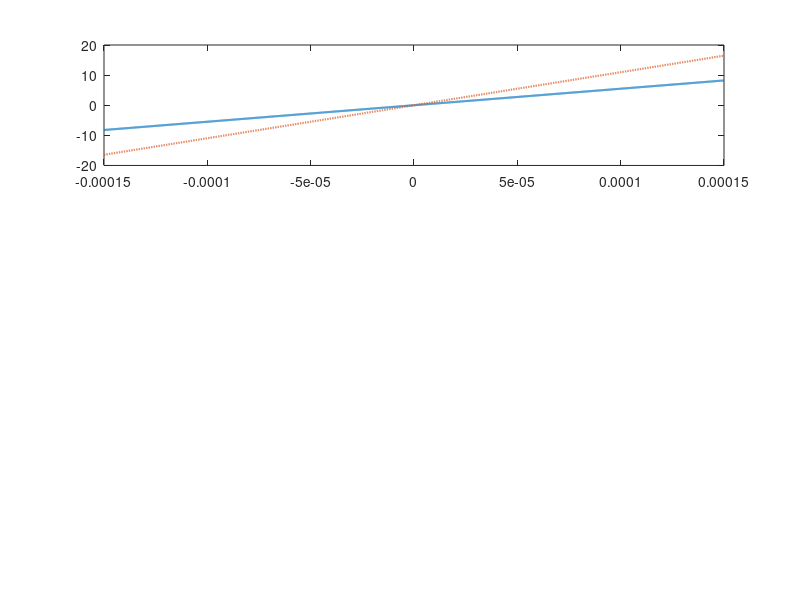

This figure's MATLAB source: (Note: this script raises an error after producing the figure.)
clear;
clc;
close all;

%% ========================================================================
%  TEST - CAIG scale factor and dynamic range
%
%  Main model:
%  Zhang et al. (2019)
%
%  Rotation phase - Eq. (6):
%
%       phi_rot = -2 * keff . (Omega x v) * T^2
%
%  For the V1 geometry:
%
%       phi_single = Ksingle * Omega
%
%       Ksingle = 2 * keff * v * T^2
%
%
%  For the dual-interferometer differential phase:
%
%       phi_diff = Kdual * Omega
%
%       Kdual = 4 * keff * v * T^2
%
%
%  Detection relation - Eq. (10):
%
%       P = 1/2 * (1 - cos(phi))
%
%
%  PURPOSE:
%
%  1) Show that phase grows linearly with angular velocity.
%  2) Determine the angular velocities corresponding to pi and 2*pi.
%  3) Show that transition probability repeats as Omega increases.
%  4) Demonstrate how reducing the scale factor increases the spacing
%     between interference fringes in angular-velocity space.
%
%
%  IMPORTANT:
%
%  The transition probability is evaluated here using the phase of
%  ONE ideal interferometer.
%
%  The dual-interferometer differential phase is plotted separately
%  as the processed rotation observable.
%
%  No new experimental parameters are introduced in this test.
%
% ========================================================================


%% 1. CAIG physical parameters

% ------------------------------------------------------------------------
% T and v
%
% Source:
% Tackmann et al. (2012)
%
% Reason:
% Zhang et al. use T and v in the rotation model but do not provide
% numerical values. The adopted experiment uses comparable
% 87Rb Raman atom-interferometer techniques.
% ------------------------------------------------------------------------

T = 24.7e-3;                  % Pulse separation time [s]

v = 2.79;                     % Atomic velocity [m/s]


% ------------------------------------------------------------------------
% 87Rb D2 wavelength
%
% Source:
% D. A. Steck, "Rubidium 87 D Line Data"
% ------------------------------------------------------------------------

lambdaD2 = 780.241209686e-9;  % [m]


% Optical wave number

k = 2*pi/lambdaD2;            % [1/m]


% Effective wave vector
%
% V1 approximation:
% counterpropagating Raman beams

keff = 2*k;                   % [1/m]


%% 2. Scale factors

% Single interferometer

Ksingle = 2*keff*v*T^2;       % [s]


% Dual-interferometer differential signal

Kdual = 4*keff*v*T^2;         % [s]


%% 3. Characteristic angular velocities

% ------------------------------------------------------------------------
% These values indicate when the corresponding phase reaches
% pi or 2*pi.
%
% NOTE:
%
% Calling these values "fully unambiguous limits" would be too strong
% because Eq. (10) also has a +/- phase ambiguity.
%
% They are therefore treated here as characteristic fringe boundaries.
% ------------------------------------------------------------------------


% Single interferometer

OmegaPiSingle = pi/Ksingle;

Omega2PiSingle = 2*pi/Ksingle;


% Dual differential phase

OmegaPiDual = pi/Kdual;

Omega2PiDual = 2*pi/Kdual;


%% 4. Angular velocity sweep

% Test-only sweep.
%
% The upper limit is chosen so that several interference fringes
% can be visualized.
%
% This is NOT an experimental CAIG parameter.

OmegaMax = 1.5e-4;            % [rad/s]

Omega = linspace( ...
    -OmegaMax, ...
     OmegaMax, ...
     4000).';


%% 5. Rotation phases

phiSingle = Ksingle*Omega;

phiDual = Kdual*Omega;


%% 6. Ideal transition probability
%
% Zhang et al. Eq. (10)
%
% Applied here to the ideal single-interferometer rotation phase.

Psingle = 0.5*(1 - cos(phiSingle));


%% 7. Reduced-scale-factor comparison
%
% Zhang et al. state that reducing the scale factor increases
% the angular-velocity range corresponding to a given phase interval.
%
% To demonstrate that relationship, we create a HYPOTHETICAL
% scale factor equal to half of the V1 value.
%
% This is ONLY a simulation comparison.
% It is not an experimental parameter.

Kreduced = 0.5*Ksingle;


phiReduced = Kreduced*Omega;

Preduced = 0.5*(1 - cos(phiReduced));


% Characteristic pi and 2*pi angular velocities
% for the reduced scale factor

OmegaPiReduced = pi/Kreduced;

Omega2PiReduced = 2*pi/Kreduced;


%% 8. Display numerical results

fprintf('\n');
fprintf('============================================\n');
fprintf('SCALE FACTOR AND DYNAMIC RANGE TEST\n');
fprintf('============================================\n');

fprintf('\nScale factors:\n');

fprintf('Ksingle = %.6e s\n',Ksingle);

fprintf('Kdual   = %.6e s\n',Kdual);


fprintf('\n--------------------------------------------\n');
fprintf('SINGLE INTERFEROMETER\n');
fprintf('--------------------------------------------\n');

fprintf('Omega at phi = pi    : %.6e rad/s\n',...
        OmegaPiSingle);

fprintf('Omega at phi = 2*pi  : %.6e rad/s\n',...
        Omega2PiSingle);


fprintf('\n--------------------------------------------\n');
fprintf('DUAL DIFFERENTIAL PHASE\n');
fprintf('--------------------------------------------\n');

fprintf('Omega at phiDiff = pi   : %.6e rad/s\n',...
        OmegaPiDual);

fprintf('Omega at phiDiff = 2*pi : %.6e rad/s\n',...
        Omega2PiDual);


fprintf('\n--------------------------------------------\n');
fprintf('REDUCED SCALE FACTOR TEST\n');
fprintf('--------------------------------------------\n');

fprintf('Kreduced = %.6e s\n',Kreduced);

fprintf('Omega at phi = pi    : %.6e rad/s\n',...
        OmegaPiReduced);

fprintf('Omega at phi = 2*pi  : %.6e rad/s\n',...
        Omega2PiReduced);


%% 9. Plot - Phase versus angular velocity

figure;


subplot(3,1,1)

plot(Omega,phiSingle,...
    'LineWidth',1.5)

hold on

plot(Omega,phiDual,...
    '--',...
    'LineWidth',1.5)


yline(pi,':','\pi');

yline(-pi,':','-\pi');

yline(2*pi,':','2\pi');

yline(-2*pi,':','-2\pi');


grid on

xlabel('\Omega [rad/s]')

ylabel('Phase [rad]')

legend( ...
    'Single-interferometer phase',...
    'Dual differential phase',...
    'Location','best')

title('CAIG Phase vs Angular Velocity')


%% 10. Plot - Interference fringes versus angular velocity

subplot(3,1,2)

plot(Omega,Psingle,...
    'LineWidth',1.5)

hold on


% Characteristic single-interferometer fringe locations

xline(OmegaPiSingle,'--');

xline(-OmegaPiSingle,'--');

xline(Omega2PiSingle,':');

xline(-Omega2PiSingle,':');


grid on

xlabel('\Omega [rad/s]')

ylabel('Transition Probability')

title('Ideal CAIG Interference Fringe vs Angular Velocity')


%% 11. Plot - Effect of scale-factor reduction

subplot(3,1,3)

plot(Omega,Psingle,...
    'LineWidth',1.5)

hold on

plot(Omega,Preduced,...
    '--',...
    'LineWidth',1.5)


grid on

xlabel('\Omega [rad/s]')

ylabel('Transition Probability')

legend( ...
    'Original K',...
    'Reduced K = 0.5 K',...
    'Location','best')

title('Effect of Scale Factor on Fringe Spacing')
